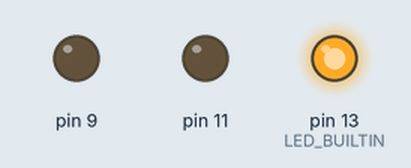
Bench run of a sketch on a simulated Arduino Uno, built with avr-gcc and run on an emulated ATmega328P. Parts: output pins drawn as LEDs (lit = HIGH).

Above: at 1.0 s.
At 2.5 s:
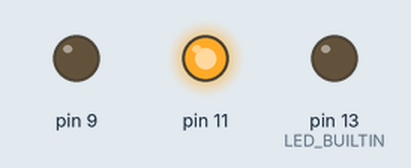
At 4.0 s:
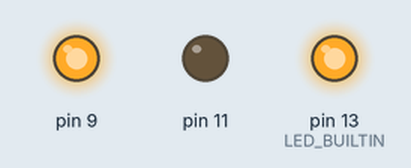
Timing chart, 0 to 6.5 s (numbered marks = the images above):
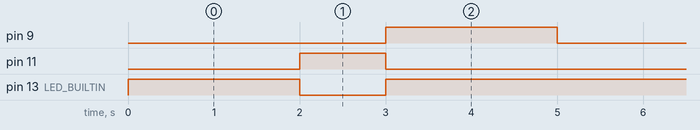

Measured:
- by itself, pin 9: alternates HIGH for 2.0 s and LOW for 3.0 s
- by itself, pin 11: alternates HIGH for 1.0 s and LOW for 4.0 s
- by itself, pin 13 (LED_BUILTIN): repeats every 5.0 s: LOW 1.0 s, HIGH 4.0 s

The sketch:

semafaro.ino
```cpp
void setup()
{
  pinMode(13, OUTPUT);
  pinMode(LED_BUILTIN, OUTPUT);
  pinMode(11, OUTPUT);
  pinMode(9, OUTPUT);
}

void loop()
{
  digitalWrite(13, HIGH);
  digitalWrite(LED_BUILTIN, HIGH);
  delay(2000); // Wait for 2000 millisecond(s)
  digitalWrite(LED_BUILTIN, LOW);
  digitalWrite(13, LOW);
  digitalWrite(11, HIGH);
  delay(1000); // Wait for 1000 millisecond(s)
  digitalWrite(LED_BUILTIN, HIGH);
  digitalWrite(11, LOW);
  digitalWrite(9, HIGH);
  delay(2000); // Wait for 2000 millisecond(s)
  digitalWrite(9, LOW);
}
```
